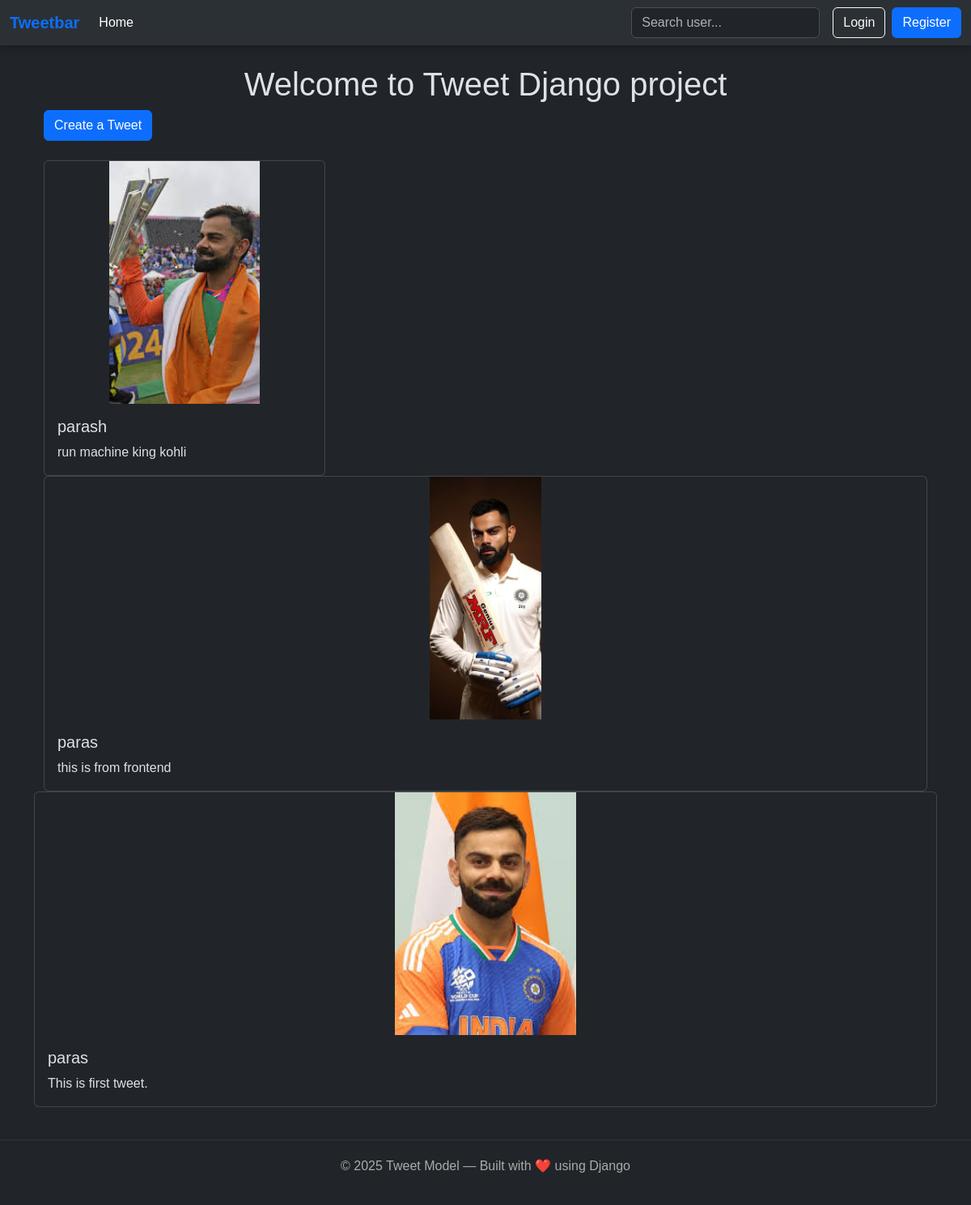
The app's page /tweet/, older data.
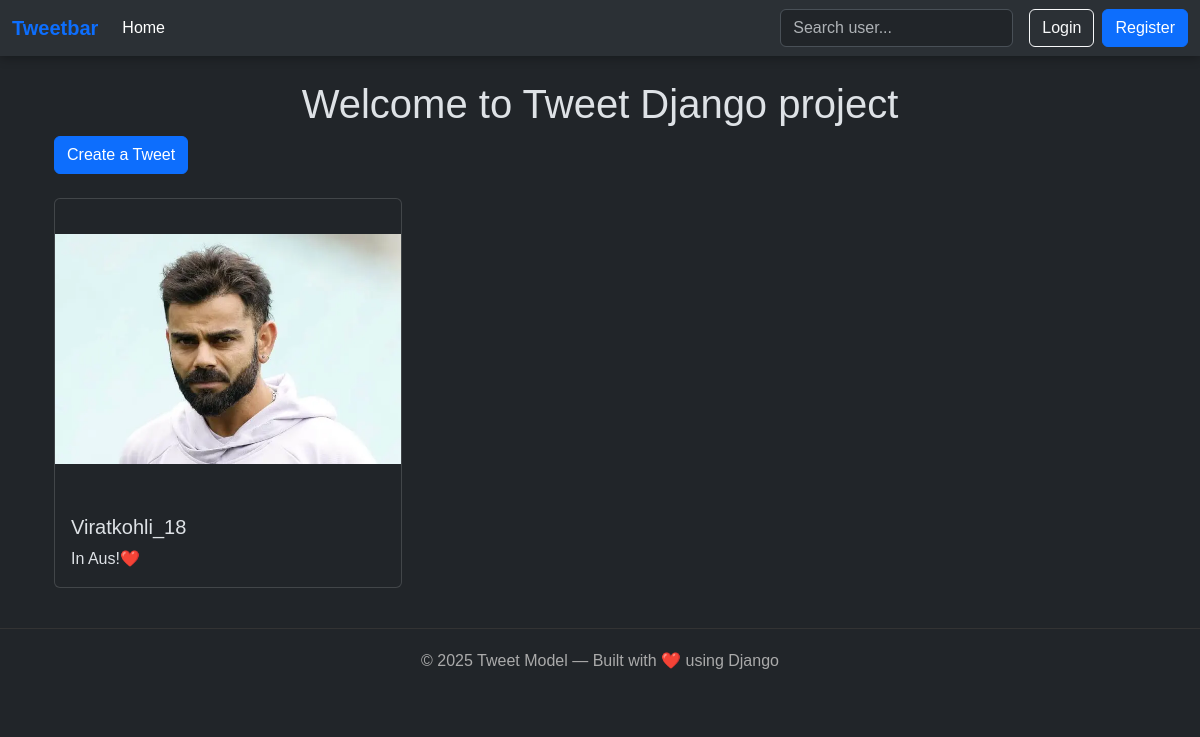
The same page, newer data.
### tweet/models.py (models this page shows)
class Tweet(models.Model):
    user = models.ForeignKey(User, on_delete=models.CASCADE)
    text = models.TextField(max_length=240)
    photo = models.ImageField(upload_to='photos/',blank=True,null=True)
    created_at = models.DateTimeField(auto_now_add=True)
    updated_at = models.DateTimeField(auto_now=True)

### tweet/views.py (the view)
# urls.py: path('', TweetListView.as_view(), name='tweet_list'),
def tweet_list(request):
    tweets = Tweet.objects.all().order_by('-created_at')
    return render(request, 'tweet_list.html', {'tweets':tweets})

### tweet/templates/tweet_list.html (shortened to what this page needs)
{% extends "layout.html" %}
{% block content %}
<h1 class="text-center mt-4">Welcome to Tweet Django project</h1>
<div class="container">
    <a href="{% url 'tweet_create' %}" class="btn btn-primary mb-4">Create a Tweet</a>
    <div class="row row-cols-1 row-cols-md-3 g-4">
        {% for tweet in tweets %}
        <div class="col">
            <div class="card h-100">
                {% if tweet.photo %}
                    <div class="card-img-wrapper" style="height: 300px; overflow: hidden;">
                        <img src="{{ tweet.photo.url }}" class="card-img-top w-100 h-100" alt="Tweet photo" style="object-fit: contain;">
                    </div>
                {% endif %}
                <div class="card-body d-flex flex-column">
                    <h5 class="card-title">{{ tweet.user.username }}</h5>
                    <p class="card-text flex-grow-1">{{ tweet.text }}</p>
                    </div>
                </div>
            </div>
        </div>
        {% endfor %}
    </div>
</div>
{% endblock %}

### templates/layout.html (shortened to what this page needs)
{% load static %}
<!DOCTYPE html>
<html lang="en" data-bs-theme="dark">
  <head>
    <link
      href="https://cdn.jsdelivr.net/npm/bootstrap@5.3.3/dist/css/bootstrap.min.css"
      rel="stylesheet"
    />
  </head>
  <body>
    <header>
      <nav class="navbar navbar-expand-lg bg-body-tertiary">
        <div class="container-fluid">
          <a class="navbar-brand fw-bold text-primary" href="{% url 'tweet_list' %}">
            Tweetbar
          </a>
          <div class="collapse navbar-collapse" id="navbarSupportedContent">
            <ul class="navbar-nav me-auto mb-2 mb-lg-0">
              <li class="nav-item">
                <a class="nav-link active" aria-current="page" href="{% url 'tweet_list' %}">
                  Home
                </a>
              </li>
            </ul>
            <div class="position-relative me-3">
              <input
                id="searchInput"
                class="form-control"
                type="search"
                placeholder="Search user..."
                aria-label="Search"
                autocomplete="off"
              />
            </div>
            {% if user.is_authenticated %}
              <form method="POST" action="{% url 'logout' %}">
                {% csrf_token %}
                <button class="btn btn-outline-light me-2">Logout</button>
              </form>
            {% else %}
              <a href="{% url 'login' %}" class="btn btn-outline-light me-2">Login</a>
              <a href="{% url 'register' %}" class="btn btn-primary">Register</a>
            {% endif %}
          </div>
        </div>
      </nav>
    </header>
    <main>
      <div class="container mt-4">{% block content %}{% endblock %}</div>
    </main>
    <footer>
      <p>© 2025 Tweet Model — Built with ❤️ using Django</p>
    </footer>
  </body>
</html>

### templates/layout.html (style rules this page uses)
body { font-family: "Poppins", sans-serif; }
.navbar { backdrop-filter: blur(10px); box-shadow: 0 2px 10px rgba(0, 0, 0, 0.3); }
footer { text-align: center; padding: 20px; margin-top: 40px; color: #aaa; border-top: 1px solid #333; }

Row changes from the older to the newer data that the page shows:
removed Tweet: photo (picture), user.username "parash", text "run machine king kohli"
removed Tweet: photo (picture), user.username "paras", text "this is from frontend"
removed Tweet: photo (picture), user.username "paras", text "This is first tweet."
added Tweet: photo (picture), user.username "Viratkohli_18", text "In Aus!❤️"
